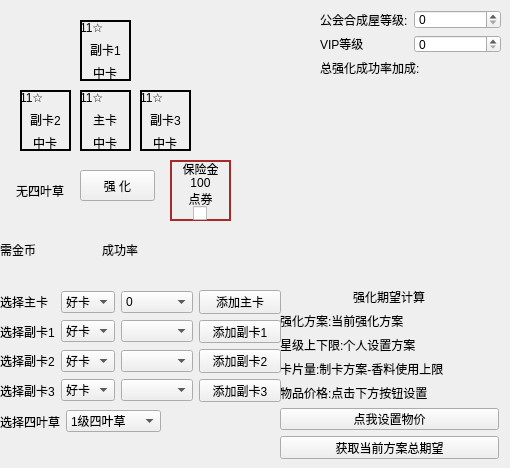
    <widget class="QWidget" name="enhance_simulator">
     <attribute name="title">
      <string>强化模拟器</string>
     </attribute>
     <attribute name="toolTip">
      <string>赛博强卡！</string>
     </attribute>
     <widget class="QPushButton" name="enhance_btn">
      <property name="geometry">
       <rect>
        <x>80</x>
        <y>170</y>
        <width>75</width>
        <height>31</height>
       </rect>
      </property>
      <property name="text">
       <string>强 化</string>
      </property>
     </widget>
     <widget class="QWidget" name="layoutWidget">
      <property name="geometry">
       <rect>
        <x>0</x>
        <y>240</y>
        <width>261</width>
        <height>20</height>
       </rect>
      </property>
      <layout class="QHBoxLayout" name="horizontalLayout_39" stretch="3,5">
       <item>
        <widget class="QLabel" name="gold_need">
         <property name="text">
          <string>需金币</string>
         </property>
        </widget>
       </item>
       <item>
        <widget class="QLabel" name="success_rate">
         <property name="text">
          <string>成功率</string>
         </property>
        </widget>
       </item>
      </layout>
     </widget>
     <widget class="QWidget" name="sub_card_background_1" native="true">
      <property name="geometry">
       <rect>
        <x>80</x>
        <y>20</y>
        <width>51</width>
        <height>61</height>
       </rect>
      </property>
      <property name="styleSheet">
       <string notr="true">#sub_card_background_1 {
        border: 2px solid black;
    }</string>
      </property>
      <widget class="QWidget" name="layoutWidget">
       <property name="geometry">
        <rect>
         <x>0</x>
         <y>0</y>
         <width>51</width>
         <height>61</height>
        </rect>
       </property>
       <layout class="QVBoxLayout" name="sub_card_1">
        <item alignment="Qt::AlignLeft">
         <widget class="QLabel" name="sub_card_level_1">
          <property name="text">
           <string>11☆</string>
          </property>
         </widget>
        </item>
        <item alignment="Qt::AlignHCenter">
         <widget class="ClickableSlot" name="sub_card_slot_1">
          <property name="text">
           <string>&lt;html&gt;&lt;head/&gt;&lt;body&gt;&lt;p align=&quot;center&quot;&gt;副卡1&lt;/p&gt;&lt;/body&gt;&lt;/html&gt;</string>
          </property>
         </widget>
        </item>
        <item alignment="Qt::AlignHCenter">
         <widget class="QLabel" name="sub_card_quality_1">
          <property name="text">
           <string>&lt;html&gt;&lt;head/&gt;&lt;body&gt;&lt;p align=&quot;center&quot;&gt;中卡&lt;/p&gt;&lt;/body&gt;&lt;/html&gt;</string>
          </property>
         </widget>
        </item>
       </layout>
      </widget>
     </widget>
     <widget class="QWidget" name="sub_card_background_2" native="true">
      <property name="geometry">
       <rect>
        <x>20</x>
        <y>90</y>
        <width>51</width>
        <height>61</height>
       </rect>
      </property>
      <property name="styleSheet">
       <string notr="true">#sub_card_background_2 {
        border: 2px solid black;
    }</string>
      </property>
      <widget class="QWidget" name="layoutWidget_2">
       <property name="geometry">
        <rect>
         <x>0</x>
         <y>0</y>
         <width>51</width>
         <height>61</height>
        </rect>
       </property>
       <layout class="QVBoxLayout" name="sub_card_2">
        <item alignment="Qt::AlignLeft">
         <widget class="QLabel" name="sub_card_level_2">
          <property name="text">
           <string>11☆</string>
          </property>
         </widget>
        </item>
        <item alignment="Qt::AlignHCenter">
         <widget class="ClickableSlot" name="sub_card_slot_2">
          <property name="text">
           <string>&lt;html&gt;&lt;head/&gt;&lt;body&gt;&lt;p align=&quot;center&quot;&gt;副卡2&lt;/p&gt;&lt;/body&gt;&lt;/html&gt;</string>
          </property>
         </widget>
        </item>
        <item alignment="Qt::AlignHCenter">
         <widget class="QLabel" name="sub_card_quality_2">
          <property name="text">
           <string>&lt;html&gt;&lt;head/&gt;&lt;body&gt;&lt;p align=&quot;center&quot;&gt;中卡&lt;/p&gt;&lt;/body&gt;&lt;/html&gt;</string>
          </property>
         </widget>
        </item>
       </layout>
      </widget>
     </widget>
     <widget class="QWidget" name="main_card_background" native="true">
      <property name="geometry">
       <rect>
        <x>80</x>
        <y>90</y>
        <width>51</width>
        <height>61</height>
       </rect>
      </property>
      <property name="styleSheet">
       <string notr="true">#main_card_background {
        border: 2px solid black;
    }</string>
      </property>
      <widget class="QWidget" name="layoutWidget_3">
       <property name="geometry">
        <rect>
         <x>0</x>
         <y>0</y>
         <width>51</width>
         <height>61</height>
        </rect>
       </property>
       <layout class="QVBoxLayout" name="main_card">
        <item alignment="Qt::AlignLeft">
         <widget class="QLabel" name="main_card_level">
          <property name="text">
           <string>11☆</string>
          </property>
         </widget>
        </item>
        <item alignment="Qt::AlignHCenter">
         <widget class="ClickableSlot" name="main_card_slot">
          <property name="text">
           <string>&lt;html&gt;&lt;head/&gt;&lt;body&gt;&lt;p align=&quot;center&quot;&gt;主卡&lt;/p&gt;&lt;/body&gt;&lt;/html&gt;</string>
          </property>
         </widget>
        </item>
        <item alignment="Qt::AlignHCenter">
         <widget class="QLabel" name="main_card_quality">
          <property name="text">
           <string>&lt;html&gt;&lt;head/&gt;&lt;body&gt;&lt;p align=&quot;center&quot;&gt;中卡&lt;/p&gt;&lt;/body&gt;&lt;/html&gt;</string>
          </property>
         </widget>
        </item>
       </layout>
      </widget>
     </widget>
     <widget class="QWidget" name="sub_card_background_3" native="true">
      <property name="geometry">
       <rect>
        <x>140</x>
        <y>90</y>
        <width>51</width>
        <height>61</height>
       </rect>
      </property>
      <property name="styleSheet">
       <string notr="true">#sub_card_background_3 {
        border: 2px solid black;
    }</string>
      </property>
      <widget class="QWidget" name="layoutWidget_4">
       <property name="geometry">
        <rect>
         <x>0</x>
         <y>0</y>
         <width>51</width>
         <height>61</height>
        </rect>
       </property>
       <layout class="QVBoxLayout" name="sub_card_3">
        <item alignment="Qt::AlignLeft">
         <widget class="QLabel" name="sub_card_level_3">
          <property name="text">
           <string>11☆</string>
          </property>
         </widget>
        </item>
        <item alignment="Qt::AlignHCenter">
         <widget class="ClickableSlot" name="sub_card_slot_3">
          <property name="text">
           <string>&lt;html&gt;&lt;head/&gt;&lt;body&gt;&lt;p align=&quot;center&quot;&gt;副卡3&lt;/p&gt;&lt;/body&gt;&lt;/html&gt;</string>
          </property>
         </widget>
        </item>
        <item alignment="Qt::AlignHCenter">
         <widget class="QLabel" name="sub_card_quality_3">
          <property name="text">
           <string>&lt;html&gt;&lt;head/&gt;&lt;body&gt;&lt;p align=&quot;center&quot;&gt;中卡&lt;/p&gt;&lt;/body&gt;&lt;/html&gt;</string>
          </property>
         </widget>
        </item>
       </layout>
      </widget>
     </widget>
     <widget class="QWidget" name="insurance_background" native="true">
      <property name="geometry">
       <rect>
        <x>170</x>
        <y>160</y>
        <width>61</width>
        <height>61</height>
       </rect>
      </property>
      <property name="styleSheet">
       <string notr="true">#insurance_background{
	border: 2px solid brown
}</string>
      </property>
      <widget class="QWidget" name="layoutWidget">
       <property name="geometry">
        <rect>
         <x>0</x>
         <y>0</y>
         <width>61</width>
         <height>60</height>
        </rect>
       </property>
       <layout class="QVBoxLayout" name="verticalLayout_8" stretch="0,0,0,0">
        <property name="spacing">
         <number>0</number>
        </property>
        <item>
         <widget class="QLabel" name="label_21">
          <property name="sizePolicy">
           <sizepolicy hsizetype="Preferred" vsizetype="Minimum">
            <horstretch>0</horstretch>
            <verstretch>0</verstretch>
           </sizepolicy>
          </property>
          <property name="text">
           <string>&lt;html&gt;&lt;head/&gt;&lt;body&gt;&lt;p align=&quot;center&quot;&gt;保险金&lt;/p&gt;&lt;/body&gt;&lt;/html&gt;</string>
          </property>
         </widget>
        </item>
        <item alignment="Qt::AlignHCenter">
         <widget class="QLabel" name="insurance">
          <property name="sizePolicy">
           <sizepolicy hsizetype="Preferred" vsizetype="Minimum">
            <horstretch>0</horstretch>
            <verstretch>0</verstretch>
           </sizepolicy>
          </property>
          <property name="text">
           <string>&lt;html&gt;&lt;head/&gt;&lt;body&gt;&lt;p align=&quot;center&quot;&gt;100&lt;/p&gt;&lt;/body&gt;&lt;/html&gt;</string>
          </property>
         </widget>
        </item>
        <item>
         <widget class="QLabel" name="label_23">
          <property name="sizePolicy">
           <sizepolicy hsizetype="Preferred" vsizetype="Minimum">
            <horstretch>0</horstretch>
            <verstretch>0</verstretch>
           </sizepolicy>
          </property>
          <property name="text">
           <string>&lt;html&gt;&lt;head/&gt;&lt;body&gt;&lt;p align=&quot;center&quot;&gt;点券&lt;/p&gt;&lt;/body&gt;&lt;/html&gt;</string>
          </property>
         </widget>
        </item>
        <item alignment="Qt::AlignHCenter">
         <widget class="QCheckBox" name="insurance_check">
          <property name="sizePolicy">
           <sizepolicy hsizetype="Maximum" vsizetype="Maximum">
            <horstretch>10</horstretch>
            <verstretch>10</verstretch>
           </sizepolicy>
          </property>
          <property name="styleSheet">
           <string notr="true"/>
          </property>
          <property name="text">
           <string/>
          </property>
         </widget>
        </item>
       </layout>
      </widget>
     </widget>
     <widget class="QWidget" name="verticalLayoutWidget">
      <property name="geometry">
       <rect>
        <x>0</x>
        <y>170</y>
        <width>81</width>
        <height>41</height>
       </rect>
      </property>
      <layout class="QVBoxLayout" name="verticalLayout_9">
       <item alignment="Qt::AlignHCenter">
        <widget class="ClickableSlot" name="clover_slot">
         <property name="text">
          <string>无四叶草</string>
         </property>
        </widget>
       </item>
      </layout>
     </widget>
     <widget class="QWidget" name="layoutWidget">
      <property name="geometry">
       <rect>
        <x>0</x>
        <y>410</y>
        <width>161</width>
        <height>23</height>
       </rect>
      </property>
      <layout class="QHBoxLayout" name="horizontalLayout_41">
       <item alignment="Qt::AlignLeft">
        <widget class="QLabel" name="label_20">
         <property name="text">
          <string>选择四叶草</string>
         </property>
        </widget>
       </item>
       <item>
        <widget class="QComboBox" name="clover_select_box">
         <property name="sizePolicy">
          <sizepolicy hsizetype="Expanding" vsizetype="Fixed">
           <horstretch>0</horstretch>
           <verstretch>0</verstretch>
          </sizepolicy>
         </property>
         <item>
          <property name="text">
           <string>1级四叶草</string>
          </property>
         </item>
         <item>
          <property name="text">
           <string>2级四叶草</string>
          </property>
         </item>
         <item>
          <property name="text">
           <string>3级四叶草</string>
          </property>
         </item>
         <item>
          <property name="text">
           <string>4级四叶草</string>
          </property>
         </item>
         <item>
          <property name="text">
           <string>5级四叶草</string>
          </property>
         </item>
         <item>
          <property name="text">
           <string>6级四叶草</string>
          </property>
         </item>
         <item>
          <property name="text">
           <string>超能四叶草</string>
          </property>
         </item>
         <item>
          <property name="text">
           <string>SS四叶草</string>
          </property>
         </item>
         <item>
          <property name="text">
           <string>SSS四叶草</string>
          </property>
         </item>
         <item>
          <property name="text">
           <string>SSR四叶草</string>
          </property>
         </item>
        </widget>
       </item>
      </layout>
     </widget>
     <widget class="QWidget" name="layoutWidget">
      <property name="geometry">
       <rect>
        <x>280</x>
        <y>288</y>
        <width>219</width>
        <height>171</height>
       </rect>
      </property>
      <layout class="QVBoxLayout" name="verticalLayout_7">
       <item alignment="Qt::AlignHCenter">
        <widget class="QLabel" name="label_22">
         <property name="text">
          <string>强化期望计算</string>
         </property>
        </widget>
       </item>
       <item>
        <widget class="QLabel" name="label_24">
         <property name="text">
          <string>强化方案:当前强化方案</string>
         </property>
        </widget>
       </item>
       <item>
        <widget class="QLabel" name="label_25">
         <property name="text">
          <string>星级上下限:个人设置方案</string>
         </property>
        </widget>
       </item>
       <item>
        <widget class="QLabel" name="label_26">
         <property name="text">
          <string>卡片量:制卡方案-香料使用上限</string>
         </property>
        </widget>
       </item>
       <item>
        <widget class="QLabel" name="label_46">
         <property name="text">
          <string>物品价格:点击下方按钮设置</string>
         </property>
        </widget>
       </item>
       <item>
        <widget class="QPushButton" name="price_editor_btn">
         <property name="text">
          <string>点我设置物价</string>
         </property>
        </widget>
       </item>
       <item>
        <widget class="QPushButton" name="get_expectation_btn">
         <property name="text">
          <string>获取当前方案总期望</string>
         </property>
        </widget>
       </item>
      </layout>
     </widget>
     <widget class="QWidget" name="layoutWidget">
      <property name="geometry">
       <rect>
        <x>0</x>
        <y>290</y>
        <width>281</width>
        <height>112</height>
       </rect>
      </property>
      <layout class="QGridLayout" name="gridLayout">
       <item row="0" column="0">
        <widget class="QLabel" name="label_65">
         <property name="sizePolicy">
          <sizepolicy hsizetype="Preferred" vsizetype="Preferred">
           <horstretch>0</horstretch>
           <verstretch>0</verstretch>
          </sizepolicy>
         </property>
         <property name="text">
          <string>选择主卡</string>
         </property>
        </widget>
       </item>
       <item row="0" column="1">
        <widget class="QComboBox" name="main_card_quality_box">
         <property name="sizePolicy">
          <sizepolicy hsizetype="Preferred" vsizetype="Fixed">
           <horstretch>0</horstretch>
           <verstretch>0</verstretch>
          </sizepolicy>
         </property>
         <property name="editable">
          <bool>false</bool>
         </property>
         <item>
          <property name="text">
           <string>好卡</string>
          </property>
         </item>
         <item>
          <property name="text">
           <string>中卡</string>
          </property>
         </item>
         <item>
          <property name="text">
           <string>差卡</string>
          </property>
         </item>
        </widget>
       </item>
       <item row="1" column="0">
        <widget class="QLabel" name="label_68">
         <property name="text">
          <string>选择副卡1</string>
         </property>
        </widget>
       </item>
       <item row="1" column="1">
        <widget class="QComboBox" name="sub_card_quality_box_1">
         <item>
          <property name="text">
           <string>好卡</string>
          </property>
         </item>
         <item>
          <property name="text">
           <string>中卡</string>
          </property>
         </item>
         <item>
          <property name="text">
           <string>差卡</string>
          </property>
         </item>
        </widget>
       </item>
       <item row="2" column="0">
        <widget class="QLabel" name="label_69">
         <property name="text">
          <string>选择副卡2</string>
         </property>
        </widget>
       </item>
       <item row="2" column="1">
        <widget class="QComboBox" name="sub_card_quality_box_2">
         <item>
          <property name="text">
           <string>好卡</string>
          </property>
         </item>
         <item>
          <property name="text">
           <string>中卡</string>
          </property>
         </item>
         <item>
          <property name="text">
           <string>差卡</string>
          </property>
         </item>
        </widget>
       </item>
       <item row="3" column="0">
        <widget class="QLabel" name="label_70">
         <property name="text">
          <string>选择副卡3</string>
         </property>
        </widget>
       </item>
       <item row="3" column="1">
        <widget class="QComboBox" name="sub_card_quality_box_3">
         <item>
          <property name="text">
           <string>好卡</string>
          </property>
         </item>
         <item>
          <property name="text">
           <string>中卡</string>
          </property>
         </item>
         <item>
          <property name="text">
           <string>差卡</string>
          </property>
         </item>
        </widget>
       </item>
       <item row="0" column="2">
        <widget class="QComboBox" name="main_card_level_box">
         <property name="sizePolicy">
          <sizepolicy hsizetype="Preferred" vsizetype="Fixed">
           <horstretch>0</horstretch>
           <verstretch>0</verstretch>
          </sizepolicy>
         </property>
         <item>
          <property name="text">
           <string>0</string>
          </property>
         </item>
         <item>
          <property name="text">
           <string>1</string>
          </property>
         </item>
         <item>
          <property name="text">
           <string>2</string>
          </property>
         </item>
         <item>
          <property name="text">
           <string>3</string>
          </property>
         </item>
         <item>
          <property name="text">
           <string>4</string>
          </property>
         </item>
         <item>
          <property name="text">
           <string>5</string>
          </property>
         </item>
         <item>
          <property name="text">
           <string>6</string>
          </property>
         </item>
         <item>
          <property name="text">
           <string>7</string>
          </property>
         </item>
         <item>
          <property name="text">
           <string>8</string>
          </property>
         </item>
         <item>
          <property name="text">
           <string>9</string>
          </property>
         </item>
         <item>
          <property name="text">
           <string>10</string>
          </property>
         </item>
         <item>
          <property name="text">
           <string>11</string>
          </property>
         </item>
         <item>
          <property name="text">
           <string>12</string>
          </property>
         </item>
         <item>
          <property name="text">
           <string>13</string>
          </property>
         </item>
         <item>
          <property name="text">
           <string>14</string>
          </property>
         </item>
         <item>
          <property name="text">
           <string>15</string>
          </property>
         </item>
        </widget>
       </item>
       <item row="1" column="2">
        <widget class="QComboBox" name="sub_card_level_box_1"/>
       </item>
       <item row="2" column="2">
        <widget class="QComboBox" name="sub_card_level_box_2"/>
       </item>
       <item row="3" column="2">
        <widget class="QComboBox" name="sub_card_level_box_3"/>
       </item>
       <item row="0" column="3" colspan="2">
        <widget class="QPushButton" name="add_main_card_btn">
         <property name="sizePolicy">
          <sizepolicy hsizetype="Preferred" vsizetype="Fixed">
           <horstretch>0</horstretch>
           <verstretch>0</verstretch>
          </sizepolicy>
         </property>
         <property name="text">
          <string>添加主卡</string>
         </property>
        </widget>
       </item>
       <item row="1" column="3" colspan="2">
        <widget class="QPushButton" name="add_sub_card_btn_1">
         <property name="text">
          <string>添加副卡1</string>
         </property>
        </widget>
       </item>
       <item row="2" column="3" colspan="2">
        <widget class="QPushButton" name="add_sub_card_btn_2">
         <property name="text">
          <string>添加副卡2</string>
         </property>
        </widget>
       </item>
       <item row="3" column="3" colspan="2">
        <widget class="QPushButton" name="add_sub_card_btn_3">
         <property name="text">
          <string>添加副卡3</string>
         </property>
        </widget>
       </item>
      </layout>
     </widget>
     <widget class="QWidget" name="layoutWidget">
      <property name="geometry">
       <rect>
        <x>320</x>
        <y>10</y>
        <width>181</width>
        <height>67</height>
       </rect>
      </property>
      <layout class="QGridLayout" name="gridLayout_2">
       <item row="1" column="1">
        <widget class="QSpinBox" name="VIP_level_input">
         <property name="maximum">
          <number>12</number>
         </property>
        </widget>
       </item>
       <item row="0" column="0">
        <widget class="QLabel" name="label_47">
         <property name="text">
          <string>公会合成屋等级:</string>
         </property>
        </widget>
       </item>
       <item row="1" column="0">
        <widget class="QLabel" name="label_48">
         <property name="text">
          <string>VIP等级</string>
         </property>
        </widget>
       </item>
       <item row="0" column="1">
        <widget class="QSpinBox" name="guild_compose_level_input">
         <property name="maximum">
          <number>5</number>
         </property>
        </widget>
       </item>
       <item row="2" column="0" colspan="2">
        <widget class="QLabel" name="all_bonus_label">
         <property name="text">
          <string>总强化成功率加成:</string>
         </property>
        </widget>
       </item>
      </layout>
     </widget>
    </widget>
